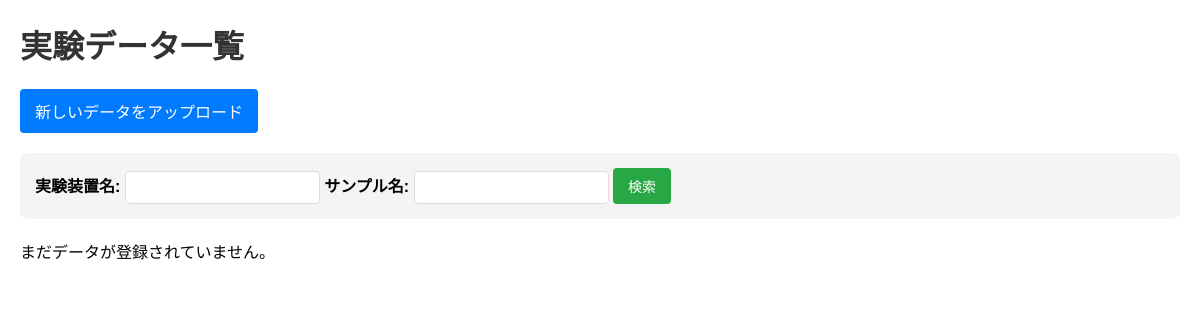
Page /data (signed in) on the earlier database version.
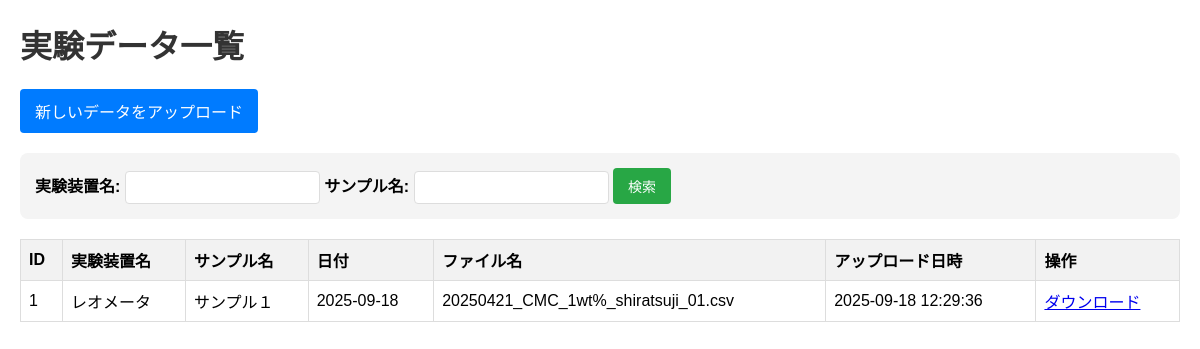
Same page on the later database version.
### tables this page shows
CREATE TABLE experiments (
    id INTEGER PRIMARY KEY AUTOINCREMENT,
    device_name TEXT NOT NULL,
    sample_name TEXT NOT NULL,
    experiment_date DATE NOT NULL,
    file_name TEXT NOT NULL,
    file_path TEXT NOT NULL,
    uploaded_at TIMESTAMP DEFAULT CURRENT_TIMESTAMP
);

### app.py (the view)
@app.route('/data')
def data_list():
    if not session.get('logged_in'):
        flash('ログインが必要です。')
        return redirect(url_for('login'))
    db = get_db()
    search_device = request.args.get('search_device', '')
    search_sample = request.args.get('search_sample', '')
    query = 'SELECT * FROM experiments WHERE 1=1'
    params = []
    if search_device:
        query += ' AND device_name LIKE ?'
        params.append(f'%{search_device}%')
    if search_sample:
        query += ' AND sample_name LIKE ?'
        params.append(f'%{search_sample}%')
    query += ' ORDER BY uploaded_at DESC'
    experiments = db.execute(query, params).fetchall()
    db.close()
    return render_template('data_list.html',
                           experiments=experiments,
                           search_device=search_device,
                           search_sample=search_sample)

### app.py (called while the page is built)
def get_db():
    db = sqlite3.connect(DATABASE)
    db.row_factory = sqlite3.Row
    return db

### templates/data_list.html (shortened to what this page needs)
<!DOCTYPE html>
<html lang="ja">
<head>
</head>
<body>
    <h1>実験データ一覧</h1>
    <div class="button-container">
        <a href="/">新しいデータをアップロード</a>
    </div>
    <div class="search-form">
        <form method="GET" action="/data">
            <label for="search_device">実験装置名:</label>
            <input type="text" id="search_device" name="search_device" value="{{ search_device if search_device else '' }}">
            <label for="search_sample">サンプル名:</label>
            <input type="text" id="search_sample" name="search_sample" value="{{ search_sample if search_sample else '' }}">
            <button type="submit">検索</button>
        </form>
    </div>
    {% if experiments %}
    <table>
        <thead>
            <tr>
                <th>ID</th>
                <th>実験装置名</th>
                <th>サンプル名</th>
                <th>日付</th>
                <th>ファイル名</th>
                <th>アップロード日時</th>
                <th>操作</th>
            </tr>
        </thead>
        <tbody>
            {% for experiment in experiments %}
            <tr>
                <td>{{ experiment.id }}</td>
                <td>{{ experiment.device_name }}</td>
                <td>{{ experiment.sample_name }}</td>
                <td>{{ experiment.experiment_date }}</td>
                <td>{{ experiment.file_name }}</td>
                <td>{{ experiment.uploaded_at }}</td>
                <td>
                    <a href="{{ url_for('download_file', experiment_id=experiment.id) }}">ダウンロード</a>
                </td>
            </tr>
            {% endfor %}
        </tbody>
    </table>
    {% else %}
    <p>まだデータが登録されていません。</p>
    {% endif %}
</body>
</html>

### templates/data_list.html (style rules this page uses)
body { font-family: Arial, sans-serif; margin: 20px; }
h1 { color: #333; }
table { width: 100%; border-collapse: collapse; margin-top: 20px; }
th, td { border: 1px solid #ddd; padding: 8px; text-align: left; }
th { background-color: #f2f2f2; }
.button-container { margin-top: 20px; margin-bottom: 20px; }
.button-container a { display: inline-block; background-color: #007bff; color: white; padding: 10px 15px; border-radius: 4px; text-decoration: none; margin-right: 10px; }
.search-form { background-color: #f4f4f4; padding: 15px; border-radius: 8px; margin-bottom: 20px; display: flex; gap: 10px; align-items: center; }
.search-form label { font-weight: bold; }
.search-form input[type="text"] { padding: 8px; border: 1px solid #ddd; border-radius: 4px; flex-grow: 1; max-width: 200px; }
.search-form button { background-color: #28a745; color: white; padding: 8px 15px; border: none; border-radius: 4px; cursor: pointer; font-size: 14px; }

Differences in the rows shown:
added experiments: id "1", device_name "レオメータ", sample_name "サンプル１", experiment_date "2025-09-18", file_name "20250421_CMC_1wt%_shiratsuji_01.csv", uploaded_at "2025-09-18 12:29:36"
Other differences:
text no longer shown: "まだデータが登録されていません。"
text now shown: "ID 実験装置名 サンプル名 日付 ファイル名 アップロード日時 操作"
